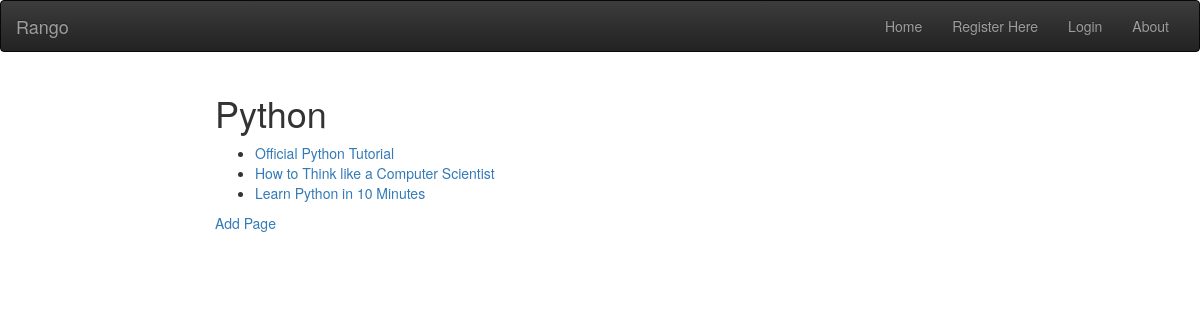
/rango/category/python/, run on the app's committed database.
### rango/models.py (models this page shows, shortened)
class Category(models.Model):
    name = models.CharField(max_length=128, unique=True)
    view = models.IntegerField(default=0)
    like = models.IntegerField(default=0)
    slug = models.SlugField(unique=True)

class Page(models.Model):
    category = models.ForeignKey(Category)
    title = models.CharField(max_length=128)
    url = models.URLField()
    views = models.IntegerField(default=0)

### rango/views.py (the view)
# urls.py: url(r'^category/(?P<category_name_slug>[\w\-]+)/add-page$', views.add_page, name='add_page'),
def category(request, category_name_slug):
    context_dict = {}
    try:
        category = Category.objects.get(slug=category_name_slug)
        context_dict['category_name'] = category.name
        context_dict['category'] = category
        pages = Page.objects.filter(category=category)
        context_dict['pages'] = pages
    except Category.DoesNotExist:
        pass
    return render(request, 'rango/category.html', context_dict)

### templates/rango/category.html (shortened to what this page needs)
{% extends 'layout.html' %}
{% load staticfiles %}
{% block body_block %}
    <h1>{{ category_name }}</h1>
    {% if category %}
        {% if pages %}
        <ul>
            {% for page in pages %}
            <li><a href="{{ page.url }}">{{ page.title }}</a></li>
            {% endfor %}
        </ul>
        {% endif %}
        <a href="{% url 'add_page' category.slug %}">Add Page</a>
    {% else %}
        La categoria no existe
    {% endif %}
{% endblock %}

### data on the page
Category: name "Python"
Page: title "Official Python Tutorial"
Page: title "How to Think like a Computer Scientist"
Page: title "Learn Python in 10 Minutes"
